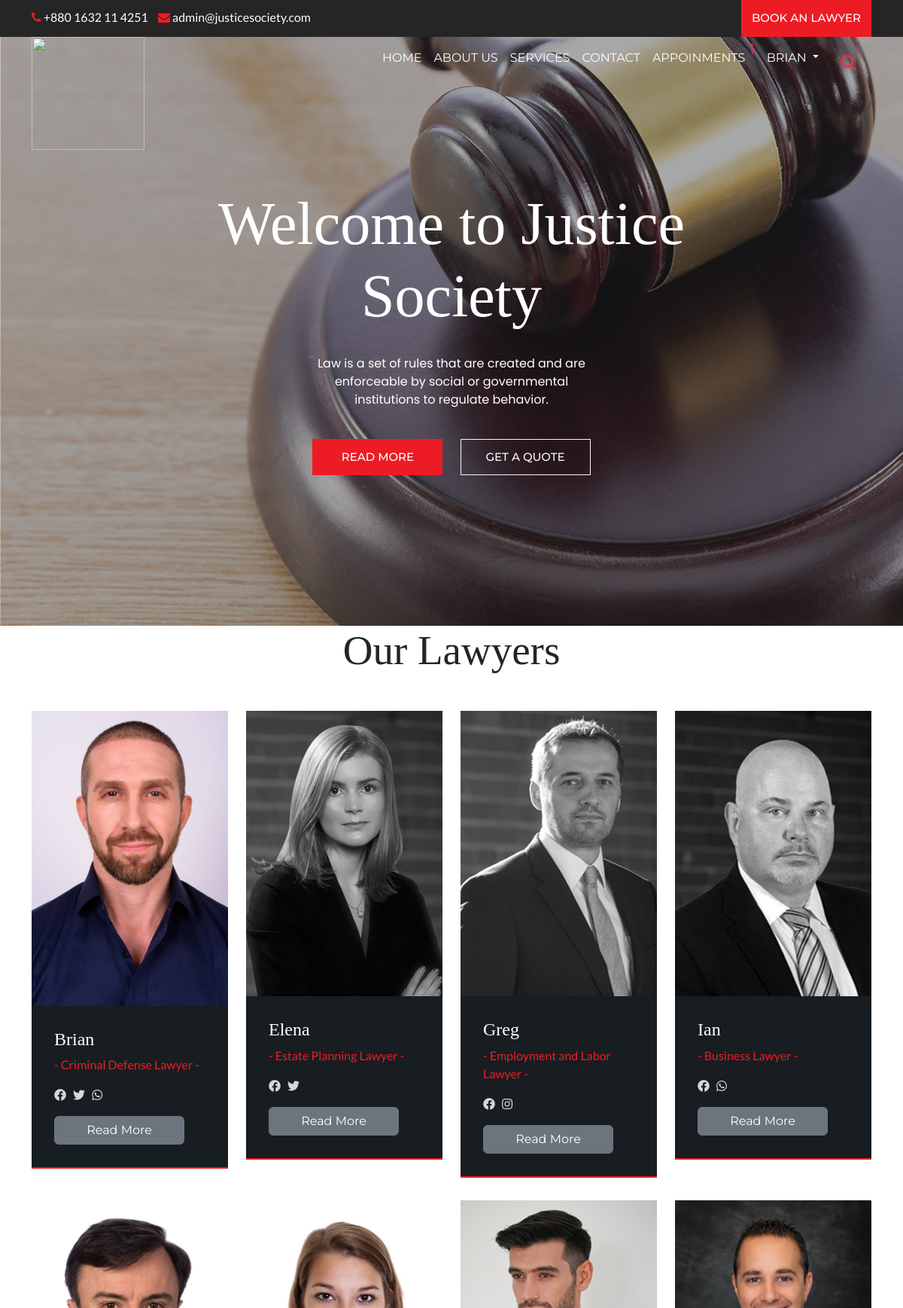
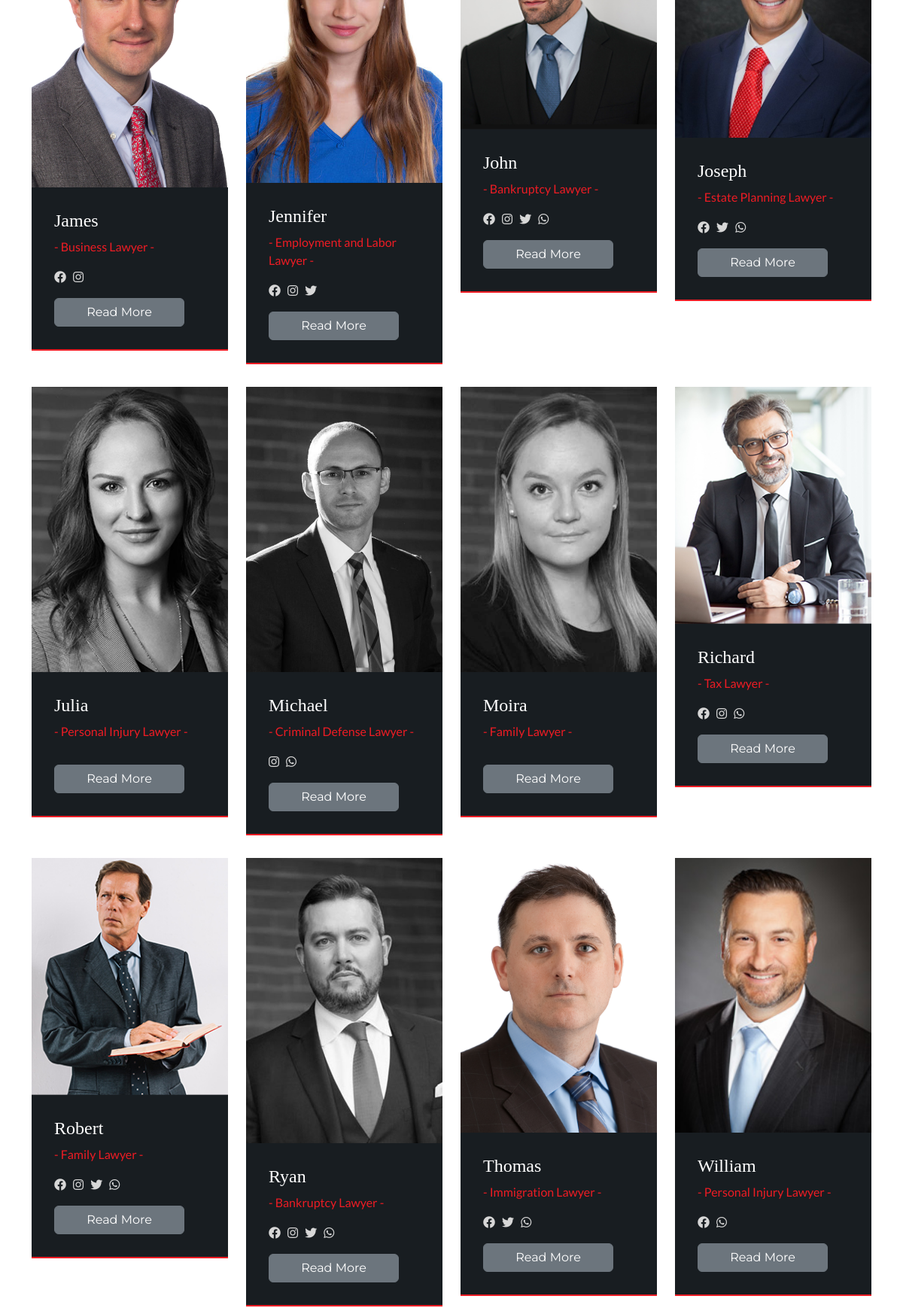
Page /lawyer/lawyers.php (signed in, upper part) on the committed database (2 pictures, top to bottom).
### tables this page shows
CREATE TABLE `lawyers` (
  `email` varchar(700) NOT NULL,
  `password` text NOT NULL,
  `name` text NOT NULL,
  `categoryid` int(11) NOT NULL,
  `rate` int(11) NOT NULL,
  `description` varchar(2000) NOT NULL,
  `phonenumber` text NOT NULL,
  `bkashnumber` text NOT NULL,
  `location` text NOT NULL,
  `picture` text NOT NULL,
  `joindate` datetime NOT NULL DEFAULT current_timestamp()
);

CREATE TABLE `lawyercategories` (
  `id` int(11) NOT NULL,
  `category` varchar(700) NOT NULL,
  `description` varchar(3000) NOT NULL,
  `image` varchar(400) NOT NULL
);

### lawyer/lawyers.php (the view)
<?php include 'header.php' ?>
<section class="lawyers" id="lawyers">
    <div class="container">
        <div class="row">
            <div class="col-md-12 text-center">
                <div class="section-title-main">
                    <h2 class="section-title">Our Lawyers</h2>
                </div>
            </div>
            <?php
            $query = "";
            if (isset($_GET['search'])) {
                $search = $_GET['search'];
                $q = "select * from lawyercategories WHERE category LIKE '%" . $search . "%'";
                $result1 = $conn->query($q);
                $id = "-1";
                if ($result1->num_rows > 0) {
                    while ($row1 = $result1->fetch_assoc()) {
                        $id = $row1['id'];
                    }
                }
                $query = "select * from lawyers WHERE name LIKE '%" . $search . "%'
                or rate LIKE '%" . $search . "%'
                or description LIKE '%" . $search . "%'
                or phonenumber  LIKE '%" . $search . "%'
                or location LIKE '%" . $search . "%'
                or categoryid =" . $id . ";";
            } else {
                $query = "select * from lawyers";
            }
            $result = $conn->query($query);
            if ($result->num_rows > 0) {
                while ($row = $result->fetch_assoc()) {
                    $email = $row['email'];
                    $name = $row['name'];
                    $categoryid = $row['categoryid'];
                    $picture = $row['picture'];
                    $query1 = "select * from lawyercategories where id=" . $categoryid . ";";
                    $result1 = $conn->query($query1);
                    $category = "";
                    if ($result1->num_rows > 0) {
                        while ($row1 = $result1->fetch_assoc()) {
                            $category = $row1['category'];
                        }
                    }
            ?>
                    <div class="col-lg-3">
                        <div class="team-box">
                            <div class="team-media">
                                <img src="images/<?php echo $picture ?>" alt="">
                            </div>
                            <div class="team-info">
                                <h3><?php echo $name ?></h3>
                                <p>- <?php echo $category ?> -</p>
                                <ul class="top-social">
                        <?php
                        $query1 = "select * from socialmedia where email='" . $email . "';";
                        $result1 = $conn->query($query1);
                        $facebook = "";
                        $instagram = "";
                        $twitter = "";
                        $whatsapp = "";
                        if ($result1->num_rows > 0) {
                            while ($row1 = $result1->fetch_assoc()) {
                                $facebook = $row1['facebook'];
                                $instagram = $row1['instagram'];
                                $twitter = $row1['twitter'];
                                $whatsapp = $row1['whatsapp'];
                            }
                        }
                        if($facebook!=""){
                                    ?>
                                    <li><a target=”_blank” href="https://web.facebook.com/<?php echo $facebook ?>" class="rounded-3"><i class="fab fa-facebook-f"></i></a></li> <?php } if($instagram!=""){ ?>
                                    <li><a target=”_blank” href="https://www.instagram.com/<?php echo $instagram ?>" class="rounded-3"><i class="fab fa-instagram"></i></a></li> <?php } if($twitter!=""){ ?>
                                    <li><a target=”_blank” href="https://twitter.com/<?php echo $twitter ?>" class="rounded-3"><i class="fab fa-twitter"></i></a></li> <?php } if($whatsapp!=""){ ?>
                                    <li><a target=”_blank” href="https://api.whatsapp.com/send?phone=<?php echo $whatsapp ?>" class="rounded-3"><i class="fab fa-whatsapp"></i></a></li> <?php }?>
                            </ul>
                                <a type="button" class="btn btn-secondary  btn-block mt-3" href="lawyerreadmore.php?email=<?php echo $email ?>#details">Read More</a>
                            </div>
                        </div>
                    </div>
            <?php
                }
            }
            ?>
        </div>
    </div>
</section>
<?php include 'footer.php' ?>

### lawyer/header.php (shortened to what this page needs)
<?php
require_once("../dbconnection.php");
$email = $_SESSION['email'];
$query = "select * from lawyers where email='" . $email . "';";
$result = $conn->query($query);
$name = "";
if ($result->num_rows > 0) {
    while ($row = $result->fetch_assoc()) {
        $name = $row['name'];
    }
}
?>
<!doctype html>
<html>
<head>
    <link href="https://cdn.jsdelivr.net/npm/bootstrap@5.2.0/dist/css/bootstrap.min.css" rel="stylesheet">
    <link rel="stylesheet" href="https://cdnjs.cloudflare.com/ajax/libs/font-awesome/4.7.0/css/font-awesome.css" />
    <link rel="stylesheet" href="https://cdnjs.cloudflare.com/ajax/libs/OwlCarousel2/2.3.4/assets/owl.carousel.css" />
    <link rel="stylesheet" href="https://cdnjs.cloudflare.com/ajax/libs/OwlCarousel2/2.3.4/assets/owl.theme.default.min.css" />
    <link rel="stylesheet" href="https://cdnjs.cloudflare.com/ajax/libs/font-awesome/5.13.1/css/all.min.css" />
    <link rel="stylesheet" href="https://cdn.jsdelivr.net/npm/ti-icons@0.1.2/css/themify-icons.css">
    <link rel="stylesheet" href="../css/style.css" type="text/css">
    <link rel="stylesheet" href="style.css" type="text/css">
</head>
<body>
    <div class="top-header">
        <div class="container">
            <div class="row">
                <div class="col-lg-6">
                    <div class="top-contact">
                        <ul>
                            <li><a href="tel:+62 800 9000 123"> <i class="fa fa-phone"></i> +880 1632 11 4251</a> </li>
                            <li><a href="mailto:mail@yoursite.com"> <i class="fa fa-envelope"></i> admin@justicesociety.com</a> </li>
                        </ul>
                    </div>
                </div>
                <div class="col-lg-6">
                    <div class="top-right-info">
                        <a href="lawyers.php?#lawyers" class="btn btn-primary">book an lawyer</a>
                    </div>
                </div>
            </div>
        </div>
    </div>
    <header>
        <div class="container">
            <nav class="navbar navbar-expand-lg navbar-light bg-light">
                <div class="container-fluid">
                    <a class="navbar-brand" href="index.php"><img src="../images/Attorney at Law Logo.png" alt="" class="position-absolute top-0 start-0" height='150px' width='150px'></a>
                    <div class="collapse navbar-collapse" id="navbarSupportedContent">
                        <ul class="navbar-nav ms-auto mb-2 mb-lg-0">
                            <li class="nav-item">
                                <a class="nav-link " href="index.php?">Home</a>
                            </li>
                            <li class="nav-item">
                                <a class="nav-link" href="index.php?#about-section-id">ABOUT US</a>
                            </li>
                            <li class="nav-item">
                                <a class="nav-link" href="index.php?#services-section-id">SERVICES</a>
                            </li>
                            <li class="nav-item">
                                <a class="nav-link" href="index.php?#contact-us-id">CONTACT</a>
                            </li>
                            <?php
                            $query5 = "select * from appoinments where status='unseen' and lawyer='" . $email . "';";
                            $result5 = $conn->query($query5);
                            $totalUnseen = $result5->num_rows;
                            ?>
                            <li class="nav-item">
                                <a class="nav-link" href="appointments.php?#appointment-profile-id">Appoinments<sup class="text-danger fs-5">
                                        <?php
                                        if ($totalUnseen != 0) {
                                            echo $totalUnseen;
                                        }
                                        ?>
                                    </sup></a>
                            </li>
                            <div class="nav-item dropdown">
                                <a class="nav-link dropdown-toggle" href="#" role="button" data-bs-toggle="dropdown" aria-expanded="false">
                                    <?php echo $name ?>
                                </a>
                            </div>
                            <li class="nav-item dropdown">
                                <div id="sb-search" class="sb-search ">
                                    <form role="search" action="lawyers.php?#lawyers" method="get">
                                        <span class="sb-icon-search text-danger"><i class="fa fa-search"></i></span>
                                    </form>
                                </div>
                            </li>
                        </ul>
                    </div>
                </div>
            </nav>
        </div>
    </header>
    <section class="banner-section" style="background: url(../images/banner-bg.jpg) no-repeat">
        <div class="container">
            <div class="row">
                <div class="col-md-12">
                    <div class="banner-text">
                        <h1>Welcome to Justice Society</h1>
                        <p>Law is a set of rules that are created and are enforceable by social or governmental institutions to regulate behavior.</p>
                        <div class="btn-main">
                            <a href="index.php?#team-section-id" class="btn btn-primary">Read More</a>
                            <a href="index.php?#quote-section-id" class="btn btn-outline-light">GET A QUOTE</a>
                        </div>
                    </div>
                </div>
            </div>
        </div>
    </section>

### css/style.css (style rules this page uses)
body { font-family: 'Lato', sans-serif; margin: 0px; padding: 0px; }
img { max-width: 100%; }
h1, h2, h3, h4, h5, h6 { font-family: 'Playfair Display', serif; }
.btn { font-family: 'Montserrat', sans-serif; }
.top-header { background: #252525; }
.top-contact ul { margin: 0px; padding: 0px; }
.top-contact ul li { display: inline-block; }
.top-contact ul li a { color: #FFF; text-decoration: none; margin-right: 10px; font-family: 'Lato', sans-serif; font-weight: normal; }
.top-contact ul li a i { color: #ed1c24; }
ul.top-social { margin: 0px 30px 0px 0px; padding: 0; }
ul.top-social li { display: inline-block; }
ul.top-social li a { color: #ed1c24; margin-right: 6px; }
.top-right-info { display: flex; align-items: center; justify-content: end; }
.top-contact { margin-top: 11px; }
.btn-primary { text-transform: uppercase; font-size: 15px; border-radius: 0; font-weight: 500; background: #ed1c24; border-color: #ed1c24; padding: 12px 10px; }
header { position: absolute; width: 100%; }
header nav.navbar.navbar-expand-lg.navbar-light.bg-light { background: transparent !important; }
.navbar-light .navbar-nav .nav-link { color: #FFF; text-transform: uppercase; font-family: 'Montserrat', sans-serif; }
section.banner-section { padding: 200px 200px; text-align: center; }
section.banner-section h1 { color: #FFF; font-size: 80px; max-width: 776px; margin: 0px auto; }
section.banner-section p { font-family: 'Poppins', sans-serif; color: #FFF; max-width: 400px; margin: 30px auto 40px; }
.btn-outline-light { font-size: 15px; font-weight: 500; text-transform: uppercase; padding: 12px 10px; border-radius: 0; }
.btn { min-width: 173px; }
.banner-text .btn { margin: 0px 10px; }
.section-title-main { margin-bottom: 47px; }
h2.section-title { font-size: 55px; }
.team-box { margin-bottom: 30px; }
.team-media img { width: 100%; }
.team-info { background: #181d21; padding: 30px; border-bottom: 2px solid #ed1c24; }
.team-info h3 { font-size: 24px; color: #FFF; }
.team-info p { color: #ed1c24; }
.team-box ul.top-social li a { color: #d7d7d7; }
.team-box ul.top-social { margin: 0; }

### lawyer/style.css (style rules this page uses)
body { margin-top: 20px; }

### lawyer/header.php (style rules this page uses)
.sb-search { position: relative; border-radius: 10px; width: 0%; min-width: 50px; height: 50px; float: right; overflow: hidden; -webkit-transition: width 0.3s; -moz-transition: width 0.3s; transition: width 0.5s; -webkit-backface-visibility: hidden; }
body { margin-top: 0px; }
.sb-icon-search, .sb-search-submit { width: 60px; height: 60px; display: block; position: absolute; right: 0; top: 0; padding: 0; margin: 0; line-height: 60px; text-align: center; cursor: pointer; }
.sb-icon-search { color: black; background: #fff; width: 35px; height: 0px; z-index: 90; margin: -5px; top: 1px; right: 6px; font-size: 22px; font-family: 'icomoon'; font-style: normal; font-weight: normal; font-variant: normal; text-transform: none; -webkit-font-smoothing: antialiased; }
.sb-icon-search:before { content: ""; }

### rows in the picture
lawyers: name "BRIAN", picture (picture), name "Brian", lawyercategories.category "Criminal Defense Lawyer"
lawyers: picture (picture), name "Elena", lawyercategories.category "Estate Planning Lawyer"
lawyers: picture (picture), name "Greg", lawyercategories.category "Employment and Labor Lawyer"
lawyers: picture (picture), name "Ian", lawyercategories.category "Business Lawyer"
lawyers: picture (picture), name "James", lawyercategories.category "Business Lawyer"
lawyers: picture (picture), name "Jennifer", lawyercategories.category "Employment and Labor Lawyer"
lawyers: picture (picture), name "John", lawyercategories.category "Bankruptcy Lawyer"
lawyers: picture (picture), name "Joseph", lawyercategories.category "Estate Planning Lawyer"
lawyers: picture (picture), name "Julia", lawyercategories.category "Personal Injury Lawyer"
lawyers: picture (picture), name "Michael", lawyercategories.category "Criminal Defense Lawyer"
lawyers: picture (picture), name "Moira", lawyercategories.category "Family Lawyer"
lawyers: picture (picture), name "Richard", lawyercategories.category "Tax Lawyer"
lawyers: picture (picture), name "Robert", lawyercategories.category "Family Lawyer"
lawyers: picture (picture), name "Ryan", lawyercategories.category "Bankruptcy Lawyer"
lawyers: picture (picture), name "Thomas", lawyercategories.category "Immigration Lawyer"
lawyers: picture (picture), name "William", lawyercategories.category "Personal Injury Lawyer"

### other values in the picture
$totalUnseen "1"
